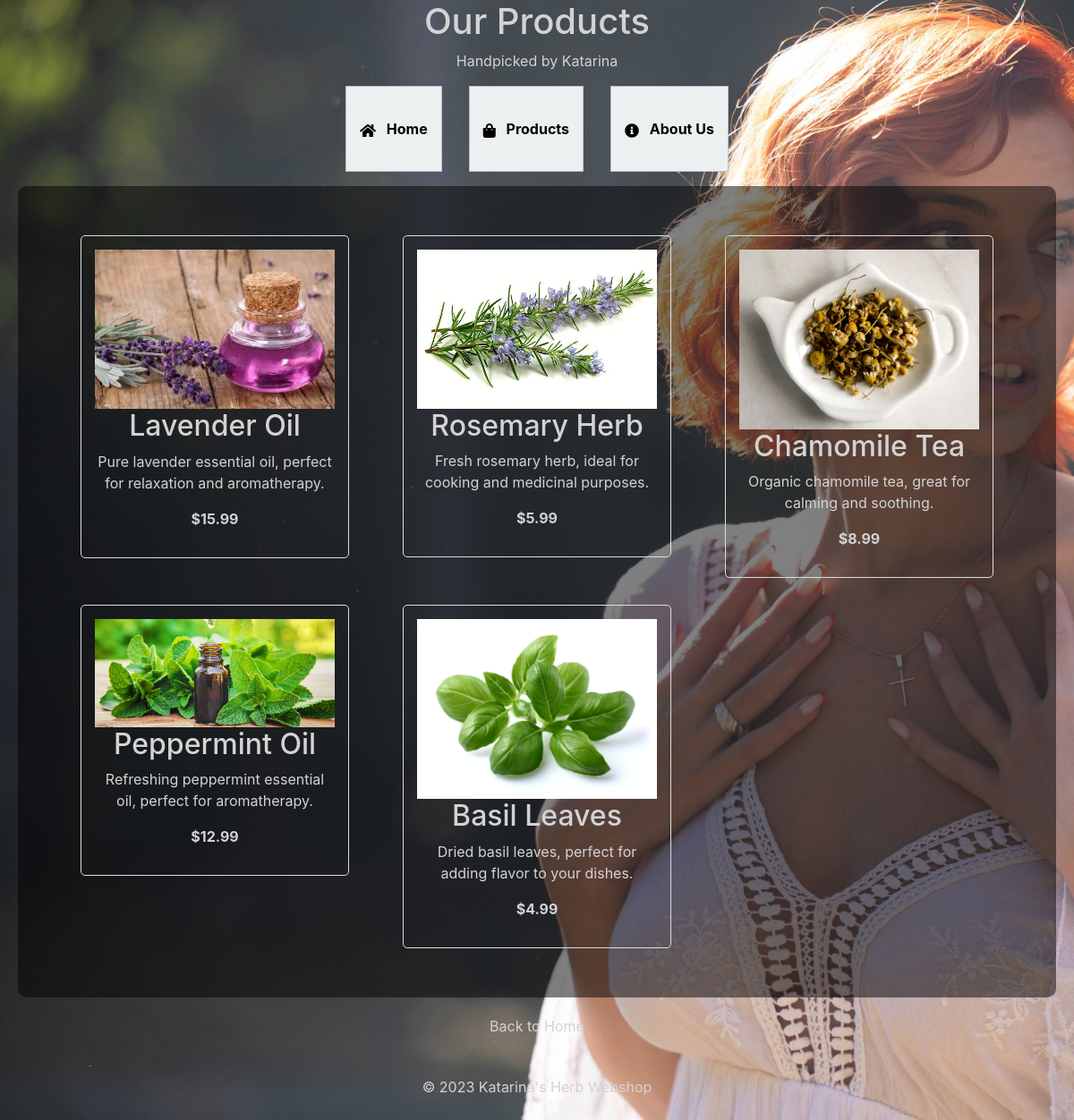
/products.php, run on the app's committed database.
### tables this page shows
CREATE TABLE herbs_products (
    id INT AUTO_INCREMENT PRIMARY KEY,
    name VARCHAR(255) NOT NULL,
    price DECIMAL(10, 2) NOT NULL,
    description TEXT NOT NULL,
    image VARCHAR(255) NOT NULL
);

### products.php (the view, shortened to what this page needs)
<?php
include 'db.php';
$sql = "SELECT id, name, price, description, image FROM herbs_products";
$result = $conn->query($sql);
?>
<!DOCTYPE html>
<html lang="en">
<head>
    <link rel="stylesheet" href="styles.css">
    <link href="https://stackpath.bootstrapcdn.com/bootstrap/4.5.2/css/bootstrap.min.css" rel="stylesheet">
    <link rel="stylesheet" href="https://cdnjs.cloudflare.com/ajax/libs/font-awesome/5.15.4/css/all.min.css">
</head>
<body>
    <header>
        <h1 style="color: #d3d3d3;">Our Products</h1>
        <div style="text-align: center;">
            <p style="color: #d3d3d3;">Handpicked by Katarina</p>
        </div>
        <nav>
            <ul>
                <li><a href="index.php"><i class="fas fa-home size-6"></i> Home</a></li>
                <li><a href="products.php"><i class="fas fa-shopping-bag size-6"></i> Products</a></li>
                <li><a href="about.php"><i class="fas fa-info-circle size-6"></i> About Us</a></li>
            </ul>
        </nav>
    </header>
    <section>
        <div class="container">
            <div class="row">
                <?php
                if ($result->num_rows > 0) {
                    while($row = $result->fetch_assoc()) {
                        echo "<div class='col-md-4'>";
                        echo "<div class='product-card'>";
                        echo "<img src='" . $row["image"] . "' alt='" . $row["name"] . "'>";
                        echo "<h2 style='color: #d3d3d3;'>" . $row["name"] . "</h2>";
                        echo "<p style='color: #d3d3d3;'>" . $row["description"] . "</p>";
                        echo "<p style='color: #d3d3d3;'><strong>$" . $row["price"] . "</strong></p>";
                        echo "</div>";
                        echo "</div>";
                    }
                } else {
                    echo "<p style='color: #d3d3d3;'>No products available.</p>";
                }
                ?>
            </div>
        </div>
    </section>
    <a href="index.php" style="color: #d3d3d3;">Back to Home</a>
    <footer class="text-center mt-4" style="color: #d3d3d3; padding: 20px 0;">
        <p>&copy; 2023 Katarina's Herb Webshop</p>
    </footer>
</body>
</html>

### styles.css (style rules this page uses)
body, h1, h2, h3, h4, h5, h6, p, ul, li, a, footer, nav ul li a { color: #d3d3d3; }
body { font-family: 'Roboto', sans-serif; margin: 0; padding: 0 20px; background-color: #f4f4f4; }
h1 { text-align: center; margin-top: 20px; }
ul { list-style-type: none; padding: 0; }
li { background: #ecf0f1; margin: 10px 0; padding: 15px; border: 1px solid #bdc3c7; color: #000000; }
a { display: block; text-align: center; margin: 20px 0; text-decoration: none; }
a i { margin-right: 8px; vertical-align: middle; }
footer { padding: 20px 0; }
nav ul { list-style-type: none; padding: 0; display: flex; justify-content: center; }
nav ul li { margin: 0 15px; }
nav ul li a { text-decoration: none; font-weight: bold; color: #000000; }

### products.php (style rules this page uses)
body { background-image: url('images/background.jpg'); background-size: cover; background-repeat: no-repeat; background-attachment: fixed; color: #d3d3d3; }
.product-card { border: 1px solid #ddd; border-radius: 5px; padding: 15px; margin: 15px; text-align: center; color: #d3d3d3; }
.product-card img { max-width: 100%; height: auto; }
section { padding: 40px; background-color: rgba(0, 0, 0, 0.5); border-radius: 10px; margin-bottom: 20px; }

### data on the page
herbs_products: image (picture), name "Lavender Oil", description "Pure lavender essential oil, perfect for relaxation and aromatherapy.", price "15.99"
herbs_products: image (picture), name "Rosemary Herb", description "Fresh rosemary herb, ideal for cooking and medicinal purposes.", price "5.99"
herbs_products: image (picture), name "Chamomile Tea", description "Organic chamomile tea, great for calming and soothing.", price "8.99"
herbs_products: image (picture), name "Peppermint Oil", description "Refreshing peppermint essential oil, perfect for aromatherapy.", price "12.99"
herbs_products: image (picture), name "Basil Leaves", description "Dried basil leaves, perfect for adding flavor to your dishes.", price "4.99"
